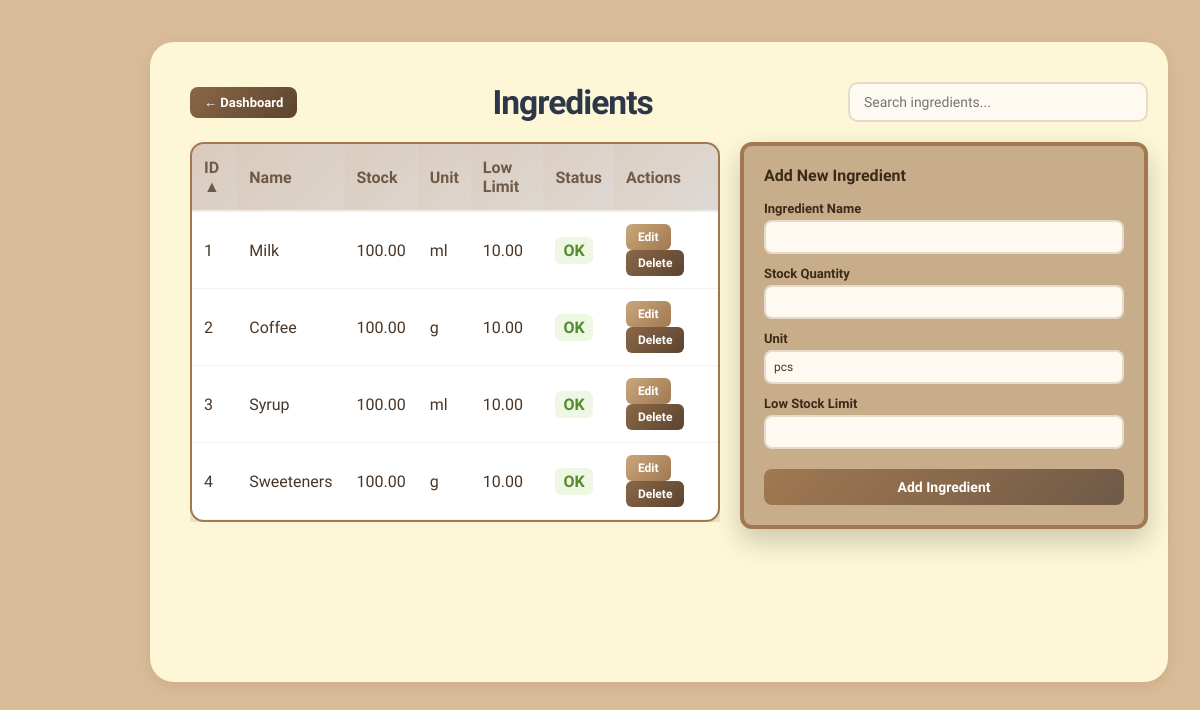
The app's page /admin/ingredients.php?sort=id&dir=asc (signed in) with its own data.
### tables this page shows
CREATE TABLE IF NOT EXISTS ingredients (
  id INT AUTO_INCREMENT PRIMARY KEY,
  ingredient_name VARCHAR(191) NOT NULL,
  stock_qty DOUBLE DEFAULT 0,
  unit VARCHAR(50) DEFAULT 'pcs',
  low_stock_limit DOUBLE DEFAULT 0,
  created_at TIMESTAMP DEFAULT CURRENT_TIMESTAMP
);

### admin/ingredients.php (the view, shortened to what this page needs)
<?php
include '../database.php';
$allowedCols = ['id' => 'id', 'ingredient_name' => 'ingredient_name', 'stock_qty' => 'stock_qty', 'low_stock_limit' => 'low_stock_limit'];
$sort = $_GET['sort'] ?? 'ingredient_name';
$dir = strtolower($_GET['dir'] ?? 'asc');
$sortCol = $allowedCols[$sort] ?? 'ingredient_name';
$dir = ($dir === 'desc') ? 'desc' : 'asc';
$orderSql = "$sortCol " . strtoupper($dir);
$ingredients = $conn->query("SELECT * FROM ingredients ORDER BY $orderSql");
?>
<!doctype html>
<html>
<head>
<link rel="stylesheet" href="../css/style.css">
<link rel="stylesheet" href="../css/design.css">
<link rel="stylesheet" href="../css/admin.css">
</head>
<body
  class="ingredients-page no-scroll ">
<main class="container">
  <div class="content-wrapper ingredients-wrap">
    <div class="ingredients-title-row">
      <a href="dashboard.php" class="back-to-dashboard">← Dashboard</a>
      <h1>Ingredients</h1>
        <input type="search"
       class="ingredients-search"
       placeholder="Search ingredients..."
       id="ingredientSearch">
      </div>
    <div class="admin-main-container">
      <div class="ingredients-grid">
        <div class="ingredient-list-shell">
        <table class="ingredient-list-table">
          <thead>
            <tr>
              <?php
                function nextDir($col, $sort, $dir) { return ($sort === $col && $dir === 'asc') ? 'desc' : 'asc'; }
                function dirArrow($col, $sort, $dir) {
                  if ($sort !== $col) return '';
                  return $dir === 'asc' ? ' ▲' : ' ▼';
                }
              ?>
              <th>
                <a href="?sort=id&dir=<?= nextDir('id', $sort, $dir) ?>">ID<?= dirArrow('id', $sort, $dir) ?></a>
              </th>
              <th>
                <a href="?sort=ingredient_name&dir=<?= nextDir('ingredient_name', $sort, $dir) ?>">Name<?= dirArrow('ingredient_name', $sort, $dir) ?></a>
              </th>
              <th>
                <a href="?sort=stock_qty&dir=<?= nextDir('stock_qty', $sort, $dir) ?>">Stock<?= dirArrow('stock_qty', $sort, $dir) ?></a>
              </th>
              <th>Unit</th>
              <th>
                <a href="?sort=low_stock_limit&dir=<?= nextDir('low_stock_limit', $sort, $dir) ?>">Low Limit<?= dirArrow('low_stock_limit', $sort, $dir) ?></a>
              </th>
              <th>Status</th>
              <th>Actions</th>
            </tr>
          </thead>
          <tbody>
            <?php while ($ing = $ingredients->fetch_assoc()):
              $isLow = $ing['stock_qty'] <= $ing['low_stock_limit'];
              $status = $isLow ? 'Low Stock' : 'OK';
              $statusClass = $isLow ? 'status-low' : 'status-ok';
              $rowClass = $isLow ? 'low-stock' : '';
            ?>
            <tr class="<?= $rowClass ?>">
              <td><?= $ing['id'] ?></td>
              <td><?= htmlspecialchars($ing['ingredient_name']) ?></td>
              <td><?= number_format($ing['stock_qty'], 2) ?></td>
              <td><?= htmlspecialchars($ing['unit']) ?></td>
              <td><?= number_format($ing['low_stock_limit'], 2) ?></td>
              <td><span class="ingredient-status <?= $statusClass ?>"><?= $status ?></span></td>
              <td>
                <button class="edit-btn" onclick="openEditModal(<?= $ing['id'] ?>)">Edit</button>
                <button class="delete-btn" onclick="if(confirm('Delete this ingredient?')) location.href='?delete=<?= $ing['id'] ?>'">Delete</button>
              </td>
            </tr>
            <?php endwhile; ?>
          </tbody>
        </table>
        </div>
      </div>
      <aside class="ingredient-add-panel">
        <h3>Add New Ingredient</h3>
        <form method="post">
          <div class="form-group-compact">
            <label>Ingredient Name</label>
            <input type="text" name="ingredient_name" required>
          </div>
          <div class="form-group-compact">
            <label>Stock Quantity</label>
            <input type="number" name="stock_qty" step="0.01" required>
          </div>
          <div class="form-group-compact">
            <label>Unit</label>
            <input type="text" name="unit" placeholder="e.g., kg, liter, pcs" value="pcs" required>
          </div>
          <div class="form-group-compact">
            <label>Low Stock Limit</label>
            <input type="number" name="low_stock_limit" step="0.01" required>
          </div>
          <button type="submit" class="form-submit">Add Ingredient</button>
        </form>
      </aside>
    </div>
  </div>
</main>
</body>
</html>

### css/style.css (style rules this page uses)
.no-scroll, .no-scroll html, .no-scroll body { height: 100vh; width: 100vw; overflow: hidden !important; box-sizing: border-box; }
.no-scroll body, .no-scroll .container, .no-scroll .main-container, .no-scroll .wrap, .no-scroll main, .no-scroll .site-header, .no-scroll .site-footer { max-width: 100vw; max-height: 100vh; overflow: hidden; }
.no-scroll main.container { display: flex; flex-direction: column; height: calc(100vh - 60px - 40px); min-height: 0; padding: 0 8px; }
body { font-family:Arial,Helvetica,sans-serif;background:#f7f7f9;color:#222;margin:0 }
.container { padding:24px }
body { font-family:'Segoe UI',Arial,Helvetica,sans-serif;background:#f7f7f9;color:#222;margin:0 }
h1 { font-size:2.1em; margin-bottom:18px; font-weight:700; color:#2d3748; letter-spacing:-1px; }
@media (min-width: 768px) { .ingredients-page { padding-bottom: 0 !important; } }
.ingredients-page { overflow-y: auto; }

### css/design.css (style rules this page uses)
:root { --bg: #D8BC97; --panel: #FDF7D7; --accent: #A17851; --accent-dark: #6F5A47; --text: #4C3D2F; }
body, button, input, select, textarea { font-family: 'Viga', Arial, Helvetica, sans-serif; color: var(--text); }
html, body { height: 100%; margin: 0; background: var(--bg); }
.container { max-width: 1440px; margin: 18px auto; position: relative; padding: 24px 32px 24px 120px; }
.content-wrapper { background: var(--panel); border-radius: 24px; padding: 40px 20px 40px 40px; box-shadow: 0 4px 12px rgba(103,55,9,0.1); margin-bottom: 20px; margin-right: 480px; }
.no-scroll main.container { padding: 24px 32px 24px 120px !important; box-sizing: border-box; }
@media (max-width: 1200px) { .container { padding-left: 150px; } }
@media (max-width: 1200px) { .no-scroll main.container { padding-left: 150px !important; } }
.no-scroll, .no-scroll html, .no-scroll body { height: auto; min-height: 100vh; overflow-y: auto !important; overflow-x: hidden; }
.no-scroll body, .no-scroll .container, .no-scroll .main-container, .no-scroll .wrap, .no-scroll main, .no-scroll .site-header, .no-scroll .site-footer { max-height: none; overflow: visible; }
@media (max-width:1200px) { .content-wrapper { background: var(--panel); border-radius: 24px; padding: 40px 20px 40px 40px; margin-right: 0; flex: 1; } }

### records on screen
ingredients: id "1", ingredient_name "Milk", stock_qty "100.00", unit "ml", low_stock_limit "10.00", status "OK"
ingredients: id "2", ingredient_name "Coffee", stock_qty "100.00", unit "g", low_stock_limit "10.00", status "OK"
ingredients: id "3", ingredient_name "Syrup", stock_qty "100.00", unit "ml", low_stock_limit "10.00", status "OK"
ingredients: id "4", ingredient_name "Sweeteners", stock_qty "100.00", unit "g", low_stock_limit "10.00", status "OK"

### other values on screen
dirArrow('id', $sort, $dir) "▲"
